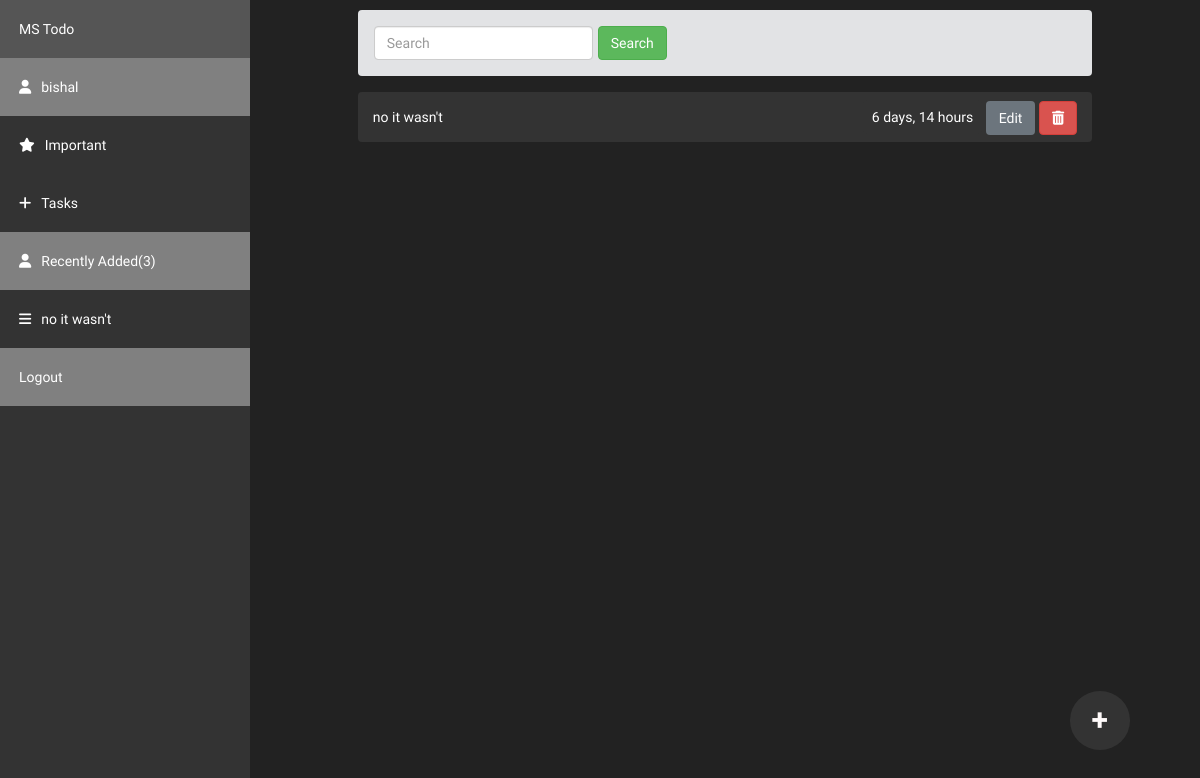
Page / (signed in) on the earlier database version.
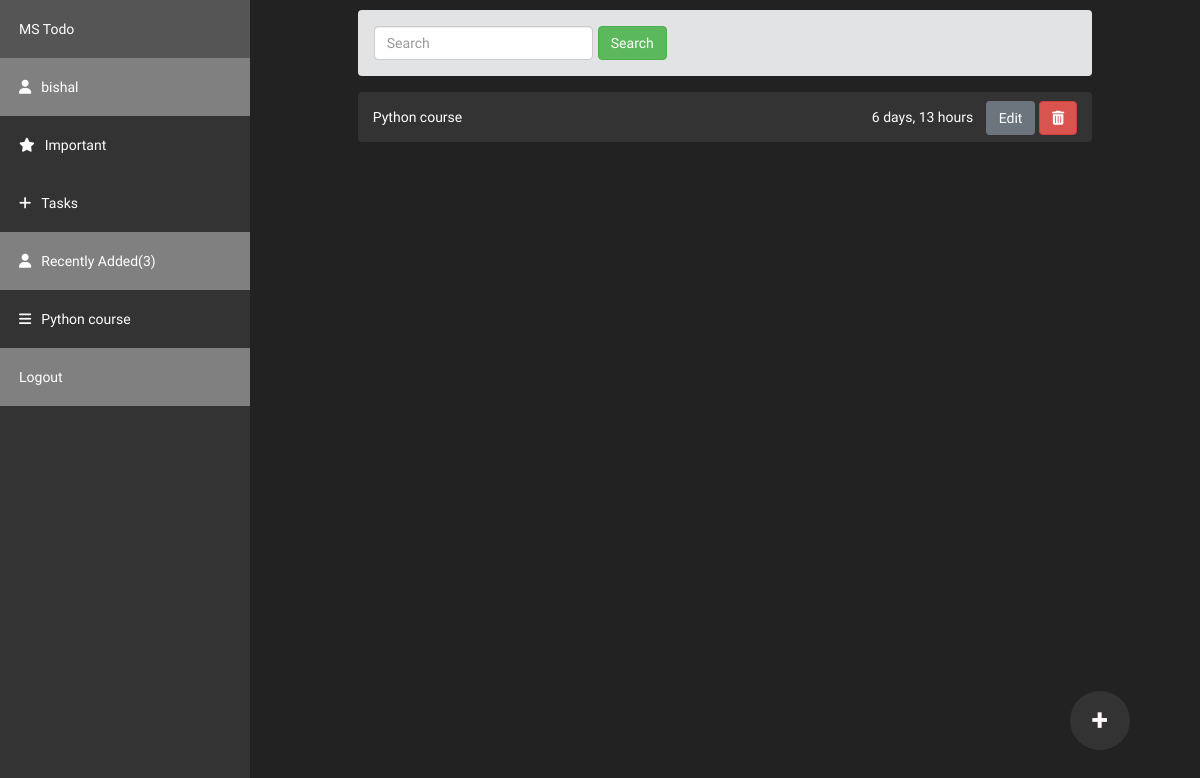
Same page on the later database version.
### core/models.py (models this page shows, shortened)
class Task(models.Model):
	title = models.CharField(max_length=100)
	completed = models.BooleanField(default=False)
	detail = models.TextField(blank=True)
	author = models.ForeignKey(User,on_delete=models.CASCADE)
	created = models.DateTimeField(auto_now_add=True)
	important = models.ManyToManyField(User,related_name="important",blank=True,default=None)

### core/views.py (the view)
# urls.py: path('', views.home , name = "home"),
@login_required(login_url='login')
def home(request):
	tasks = Task.objects.filter(author=request.user).order_by("-created")
	side_tasks = Task.objects.filter(author=request.user).order_by("-created")[:3]
	search = request.GET.get('search','')
	if search:
		tasks = tasks.filter(title__icontains=search).order_by("-created")
	if request.method == 'POST':
		form = PostForm(request.POST or None)
		if form.is_valid():
			obj = form.save(commit = False)
			obj.author = request.user
			obj.save()
			form = PostForm()
		return redirect('home')
	else:
		form = PostForm()
	context = {'tasks':tasks,"form":form,"side_tasks":side_tasks}
	return render(request,'core/home.html',context)

### core/forms.py
class PostForm(ModelForm):
	title = forms.CharField(label='',
               widget=forms.TextInput(
                        attrs={'placeholder': "Add your task",
                            "class": "form-control"}
                    ))
	class Meta:
		model = Task
		fields =['title','detail']

### core/context_processors.py (called while the page is built)
def context_data(request):
    form = PostForm()
    data = {
        'form':form,
    }
    return data

### core/templates/core/home.html (shortened to what this page needs)
{% extends 'core/base.html' %}
{% load static %}
{% load crispy_forms_tags %}
{% block content %}
{% include 'core/sidebar.html' %}
 <div class="addtaskbtn" data-toggle="modal" data-target="#exampleModal">
        +
 </div>
  <div class="content">
    <div class="alert alert-secondary" style="width:80%;margin:auto;">
   <form class="form-inline my-2 my-lg-0" method="GET" action="/">
      <input class="form-control mr-sm-2" name="search" type="search" placeholder="Search" aria-label="Search">
      <button class="btn btn-success my-2 my-sm-0" type="submit">Search</button>
    </form>
    </div>
      {% for task in tasks %}
          <div class="alert alert-info alerts" style="background-color: #333; color: white;">
            <a href="{% url 'detail' task.id %}">{{task.title}} </a>
            <div class="float-right" style="margin-top: -6px;">
                <span class="alert" style="padding:8px 8px; background-color: #333;">{{ task.created|timesince }}</span>
                <button  data-toggle="modal" data-target="#updatemodal" class="btn btn-secondary" >Edit</button>
                <button  data-toggle="modal" data-target="#deletemodal" class="btn btn-danger"><i class="fa fa-trash"></i></button>
            </div>
             </div>
       {% empty %}
            <div class="alert alert-info" style="margin-top:20px;"> Add task to show here !</div>
            <div style="display: flex;justify-content: center;">
              <img src="{% static 'images/note.svg' %}" style="width: 50%;">
            </div>
       {% endfor %}
  </div>
{% endblock %}

### core/templates/core/sidebar.html
<div class="sidebar">
      <a href="{% url 'home' %}" class="todos">MS Todo</a>
      <a class="active" href="#home"><i class="fa fa-user" style="margin-right:10px;"></i><span class="name">{{request.user}}</span></a>
      <a href="{% url 'important' %}"><i class="fa fa-star" style="margin-right:10px;"></i><span class="name">Important</a>
      <a href="#contact" data-toggle="modal" data-target="#exampleModal"><i class="fa fa-plus" style="margin-right:10px;"></i><span class="name">Tasks</span></a>
    <span class="todos">
      	<a class="active"><i class="fa fa-user" style="margin-right:10px;"></i>Recently Added(3)</a>
      	{% for task in side_tasks %}
          <a><i class="fa fa-bars" style="margin-right:10px;"></i>{{task.title}}</a>
         {% empty %}
         <a href="#about" class="down" style=""><i class="fa fa-bars" style="margin-right:10px;"></i><span class="name">No tasks added yet!</span></a>
          {% endfor %}
    </span>
       <a class="active" href="{% url 'logout' %}">Logout</a>
</div>

Differences in the rows shown:
removed Task: title "no it wasn't", created "6 days, 14 hours"
added Task: title "Python course", created "6 days, 13 hours"
